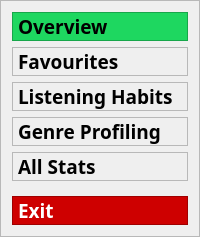
        <widget class="QFrame" name="side_panel">
         <property name="sizePolicy">
          <sizepolicy hsizetype="Expanding" vsizetype="Preferred">
           <horstretch>1</horstretch>
           <verstretch>0</verstretch>
          </sizepolicy>
         </property>
         <property name="frameShape">
          <enum>QFrame::StyledPanel</enum>
         </property>
         <property name="lineWidth">
          <number>6</number>
         </property>
         <property name="midLineWidth">
          <number>6</number>
         </property>
         <layout class="QVBoxLayout" name="sidebar" stretch="0,0,0,0,0,0,0">
          <item>
           <widget class="QLabel" name="label">
            <property name="sizePolicy">
             <sizepolicy hsizetype="Expanding" vsizetype="Preferred">
              <horstretch>0</horstretch>
              <verstretch>0</verstretch>
             </sizepolicy>
            </property>
            <property name="minimumSize">
             <size>
              <width>150</width>
              <height>0</height>
             </size>
            </property>
            <property name="maximumSize">
             <size>
              <width>250</width>
              <height>30</height>
             </size>
            </property>
            <property name="palette">
             <palette>
              <active>
               <colorrole role="Base">
                <brush brushstyle="SolidPattern">
                 <color alpha="255">
                  <red>30</red>
                  <green>215</green>
                  <blue>96</blue>
                 </color>
                </brush>
               </colorrole>
               <colorrole role="Window">
                <brush brushstyle="SolidPattern">
                 <color alpha="255">
                  <red>30</red>
                  <green>215</green>
                  <blue>96</blue>
                 </color>
                </brush>
               </colorrole>
              </active>
              <inactive>
               <colorrole role="Base">
                <brush brushstyle="SolidPattern">
                 <color alpha="255">
                  <red>30</red>
                  <green>215</green>
                  <blue>96</blue>
                 </color>
                </brush>
               </colorrole>
               <colorrole role="Window">
                <brush brushstyle="SolidPattern">
                 <color alpha="255">
                  <red>30</red>
                  <green>215</green>
                  <blue>96</blue>
                 </color>
                </brush>
               </colorrole>
              </inactive>
              <disabled>
               <colorrole role="Base">
                <brush brushstyle="SolidPattern">
                 <color alpha="255">
                  <red>30</red>
                  <green>215</green>
                  <blue>96</blue>
                 </color>
                </brush>
               </colorrole>
               <colorrole role="Window">
                <brush brushstyle="SolidPattern">
                 <color alpha="255">
                  <red>30</red>
                  <green>215</green>
                  <blue>96</blue>
                 </color>
                </brush>
               </colorrole>
              </disabled>
             </palette>
            </property>
            <property name="font">
             <font>
              <family>Proxima Nova Rg</family>
              <pointsize>14</pointsize>
              <weight>75</weight>
              <bold>true</bold>
             </font>
            </property>
            <property name="autoFillBackground">
             <bool>true</bool>
            </property>
            <property name="frameShape">
             <enum>QFrame::StyledPanel</enum>
            </property>
            <property name="lineWidth">
             <number>5</number>
            </property>
            <property name="midLineWidth">
             <number>5</number>
            </property>
            <property name="text">
             <string>&lt;html&gt;&lt;head/&gt;&lt;body&gt;&lt;p&gt;Overview&lt;/p&gt;&lt;/body&gt;&lt;/html&gt;</string>
            </property>
           </widget>
          </item>
          <item>
           <widget class="QLabel" name="label_2">
            <property name="minimumSize">
             <size>
              <width>150</width>
              <height>0</height>
             </size>
            </property>
            <property name="maximumSize">
             <size>
              <width>250</width>
              <height>30</height>
             </size>
            </property>
            <property name="font">
             <font>
              <family>Proxima Nova Rg</family>
              <pointsize>14</pointsize>
              <weight>75</weight>
              <bold>true</bold>
             </font>
            </property>
            <property name="frameShape">
             <enum>QFrame::StyledPanel</enum>
            </property>
            <property name="lineWidth">
             <number>5</number>
            </property>
            <property name="midLineWidth">
             <number>5</number>
            </property>
            <property name="text">
             <string>&lt;html&gt;&lt;head/&gt;&lt;body&gt;&lt;p&gt;Favourites&lt;/p&gt;&lt;/body&gt;&lt;/html&gt;</string>
            </property>
           </widget>
          </item>
          <item>
           <widget class="QLabel" name="label_3">
            <property name="minimumSize">
             <size>
              <width>150</width>
              <height>0</height>
             </size>
            </property>
            <property name="maximumSize">
             <size>
              <width>250</width>
              <height>30</height>
             </size>
            </property>
            <property name="font">
             <font>
              <family>Proxima Nova Rg</family>
              <pointsize>14</pointsize>
              <weight>75</weight>
              <bold>true</bold>
             </font>
            </property>
            <property name="frameShape">
             <enum>QFrame::StyledPanel</enum>
            </property>
            <property name="lineWidth">
             <number>5</number>
            </property>
            <property name="midLineWidth">
             <number>5</number>
            </property>
            <property name="text">
             <string>&lt;html&gt;&lt;head/&gt;&lt;body&gt;&lt;p&gt;Listening Habits&lt;/p&gt;&lt;/body&gt;&lt;/html&gt;</string>
            </property>
           </widget>
          </item>
          <item>
           <widget class="QLabel" name="label_4">
            <property name="minimumSize">
             <size>
              <width>150</width>
              <height>0</height>
             </size>
            </property>
            <property name="maximumSize">
             <size>
              <width>250</width>
              <height>30</height>
             </size>
            </property>
            <property name="font">
             <font>
              <family>Proxima Nova Rg</family>
              <pointsize>14</pointsize>
              <weight>75</weight>
              <bold>true</bold>
             </font>
            </property>
            <property name="frameShape">
             <enum>QFrame::StyledPanel</enum>
            </property>
            <property name="lineWidth">
             <number>5</number>
            </property>
            <property name="midLineWidth">
             <number>5</number>
            </property>
            <property name="text">
             <string>&lt;html&gt;&lt;head/&gt;&lt;body&gt;&lt;p&gt;Genre Profiling&lt;/p&gt;&lt;/body&gt;&lt;/html&gt;</string>
            </property>
           </widget>
          </item>
          <item>
           <widget class="QLabel" name="label_5">
            <property name="minimumSize">
             <size>
              <width>150</width>
              <height>0</height>
             </size>
            </property>
            <property name="maximumSize">
             <size>
              <width>250</width>
              <height>30</height>
             </size>
            </property>
            <property name="font">
             <font>
              <family>Proxima Nova Rg</family>
              <pointsize>14</pointsize>
              <weight>75</weight>
              <bold>true</bold>
             </font>
            </property>
            <property name="frameShape">
             <enum>QFrame::StyledPanel</enum>
            </property>
            <property name="lineWidth">
             <number>5</number>
            </property>
            <property name="midLineWidth">
             <number>5</number>
            </property>
            <property name="text">
             <string>&lt;html&gt;&lt;head/&gt;&lt;body&gt;&lt;p&gt;All Stats&lt;/p&gt;&lt;/body&gt;&lt;/html&gt;</string>
            </property>
           </widget>
          </item>
          <item>
           <widget class="Line" name="line">
            <property name="enabled">
             <bool>true</bool>
            </property>
            <property name="sizePolicy">
             <sizepolicy hsizetype="Minimum" vsizetype="Expanding">
              <horstretch>0</horstretch>
              <verstretch>0</verstretch>
             </sizepolicy>
            </property>
            <property name="minimumSize">
             <size>
              <width>0</width>
              <height>0</height>
             </size>
            </property>
            <property name="maximumSize">
             <size>
              <width>0</width>
              <height>16777215</height>
             </size>
            </property>
            <property name="autoFillBackground">
             <bool>false</bool>
            </property>
            <property name="lineWidth">
             <number>0</number>
            </property>
            <property name="orientation">
             <enum>Qt::Horizontal</enum>
            </property>
           </widget>
          </item>
          <item>
           <widget class="QLabel" name="label_6">
            <property name="minimumSize">
             <size>
              <width>150</width>
              <height>0</height>
             </size>
            </property>
            <property name="maximumSize">
             <size>
              <width>250</width>
              <height>30</height>
             </size>
            </property>
            <property name="palette">
             <palette>
              <active>
               <colorrole role="WindowText">
                <brush brushstyle="SolidPattern">
                 <color alpha="255">
                  <red>255</red>
                  <green>255</green>
                  <blue>255</blue>
                 </color>
                </brush>
               </colorrole>
               <colorrole role="Text">
                <brush brushstyle="SolidPattern">
                 <color alpha="255">
                  <red>235</red>
                  <green>7</green>
                  <blue>11</blue>
                 </color>
                </brush>
               </colorrole>
               <colorrole role="Base">
                <brush brushstyle="SolidPattern">
                 <color alpha="255">
                  <red>0</red>
                  <green>0</green>
                  <blue>0</blue>
                 </color>
                </brush>
               </colorrole>
               <colorrole role="Window">
                <brush brushstyle="SolidPattern">
                 <color alpha="255">
                  <red>206</red>
                  <green>0</green>
                  <blue>0</blue>
                 </color>
                </brush>
               </colorrole>
               <colorrole role="HighlightedText">
                <brush brushstyle="SolidPattern">
                 <color alpha="255">
                  <red>102</red>
                  <green>0</green>
                  <blue>0</blue>
                 </color>
                </brush>
               </colorrole>
               <colorrole role="AlternateBase">
                <brush brushstyle="SolidPattern">
                 <color alpha="255">
                  <red>152</red>
                  <green>123</green>
                  <blue>246</blue>
                 </color>
                </brush>
               </colorrole>
              </active>
              <inactive>
               <colorrole role="WindowText">
                <brush brushstyle="SolidPattern">
                 <color alpha="255">
                  <red>255</red>
                  <green>255</green>
                  <blue>255</blue>
                 </color>
                </brush>
               </colorrole>
               <colorrole role="Text">
                <brush brushstyle="SolidPattern">
                 <color alpha="255">
                  <red>235</red>
                  <green>7</green>
                  <blue>11</blue>
                 </color>
                </brush>
               </colorrole>
               <colorrole role="Base">
                <brush brushstyle="SolidPattern">
                 <color alpha="255">
                  <red>0</red>
                  <green>0</green>
                  <blue>0</blue>
                 </color>
                </brush>
               </colorrole>
               <colorrole role="Window">
                <brush brushstyle="SolidPattern">
                 <color alpha="255">
                  <red>206</red>
                  <green>0</green>
                  <blue>0</blue>
                 </color>
                </brush>
               </colorrole>
               <colorrole role="HighlightedText">
                <brush brushstyle="SolidPattern">
                 <color alpha="255">
                  <red>102</red>
                  <green>0</green>
                  <blue>0</blue>
                 </color>
                </brush>
               </colorrole>
               <colorrole role="AlternateBase">
                <brush brushstyle="SolidPattern">
                 <color alpha="255">
                  <red>152</red>
                  <green>123</green>
                  <blue>246</blue>
                 </color>
                </brush>
               </colorrole>
              </inactive>
              <disabled>
               <colorrole role="WindowText">
                <brush brushstyle="SolidPattern">
                 <color alpha="255">
                  <red>0</red>
                  <green>0</green>
                  <blue>0</blue>
                 </color>
                </brush>
               </colorrole>
               <colorrole role="Text">
                <brush brushstyle="SolidPattern">
                 <color alpha="255">
                  <red>0</red>
                  <green>0</green>
                  <blue>0</blue>
                 </color>
                </brush>
               </colorrole>
               <colorrole role="Base">
                <brush brushstyle="SolidPattern">
                 <color alpha="255">
                  <red>206</red>
                  <green>0</green>
                  <blue>0</blue>
                 </color>
                </brush>
               </colorrole>
               <colorrole role="Window">
                <brush brushstyle="SolidPattern">
                 <color alpha="255">
                  <red>206</red>
                  <green>0</green>
                  <blue>0</blue>
                 </color>
                </brush>
               </colorrole>
               <colorrole role="HighlightedText">
                <brush brushstyle="SolidPattern">
                 <color alpha="255">
                  <red>102</red>
                  <green>0</green>
                  <blue>0</blue>
                 </color>
                </brush>
               </colorrole>
               <colorrole role="AlternateBase">
                <brush brushstyle="SolidPattern">
                 <color alpha="255">
                  <red>152</red>
                  <green>123</green>
                  <blue>246</blue>
                 </color>
                </brush>
               </colorrole>
              </disabled>
             </palette>
            </property>
            <property name="font">
             <font>
              <family>Proxima Nova Rg</family>
              <pointsize>14</pointsize>
              <weight>75</weight>
              <bold>true</bold>
             </font>
            </property>
            <property name="autoFillBackground">
             <bool>true</bool>
            </property>
            <property name="frameShape">
             <enum>QFrame::StyledPanel</enum>
            </property>
            <property name="frameShadow">
             <enum>QFrame::Plain</enum>
            </property>
            <property name="lineWidth">
             <number>5</number>
            </property>
            <property name="midLineWidth">
             <number>5</number>
            </property>
            <property name="text">
             <string>&lt;html&gt;&lt;head/&gt;&lt;body&gt;&lt;p&gt;Exit&lt;/p&gt;&lt;/body&gt;&lt;/html&gt;</string>
            </property>
           </widget>
          </item>
         </layout>
        </widget>
